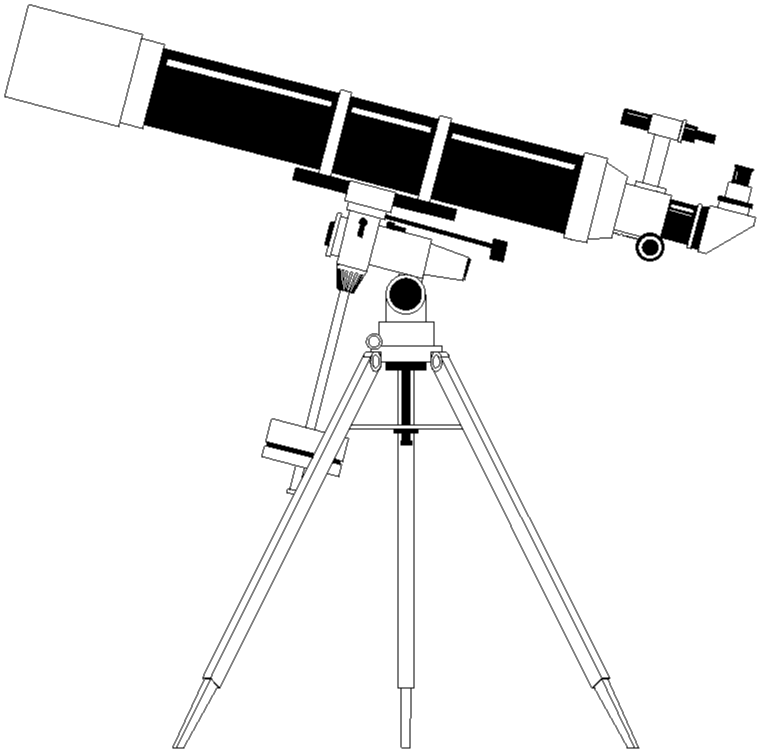
#> input picture test2.png, 761 x 753 px, found by its file name
$ python contrast.py
#> lines starting #> are read from the running program, lines starting #| are printed output that depends on the picture
#> further down, input_image is the input picture: shape (753, 761, 3); min 0, max 255, mean 234.6
import cv2
import numpy as np
import matplotlib.pyplot as plt

# Function to increase contrast and darken the dark areas
def adjust_contrast_and_darkness(image, alpha=1.5, beta=-30, gamma=1.2):
    """
    Adjusts the contrast and darkens dark parts of the image.
    :param image: Input image (numpy array)
    :param alpha: Contrast control (1.0 - 3.0)
    :param beta: Brightness control (-100 to 100)
    :param gamma: Darkens darker areas (use >1 to darken)
    :return: Image with adjusted contrast and darkened dark parts
    """
#> called with alpha = 1.05, beta = -30, gamma = 2
    # Increase contrast and adjust brightness
    adjusted = cv2.convertScaleAbs(image, alpha=alpha, beta=beta)
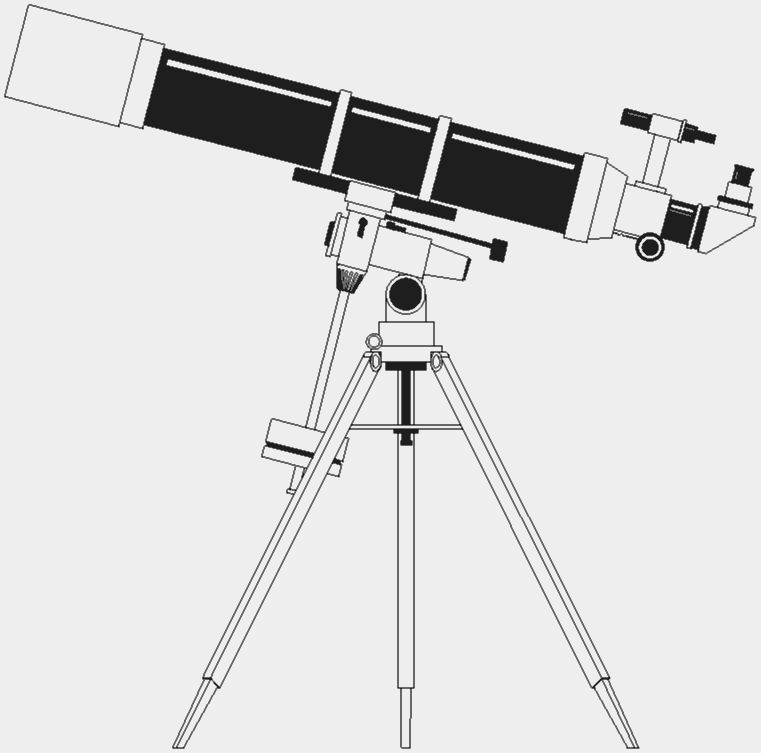
#> adjusted: shape (753, 761, 3); min 30, max 238, mean 220.4

    # Apply gamma correction to darken the dark parts
    # Normalize image to [0, 1], apply gamma correction, and rescale back to [0, 255]
    gamma_corrected = np.power(adjusted / 255.0, gamma) * 255.0
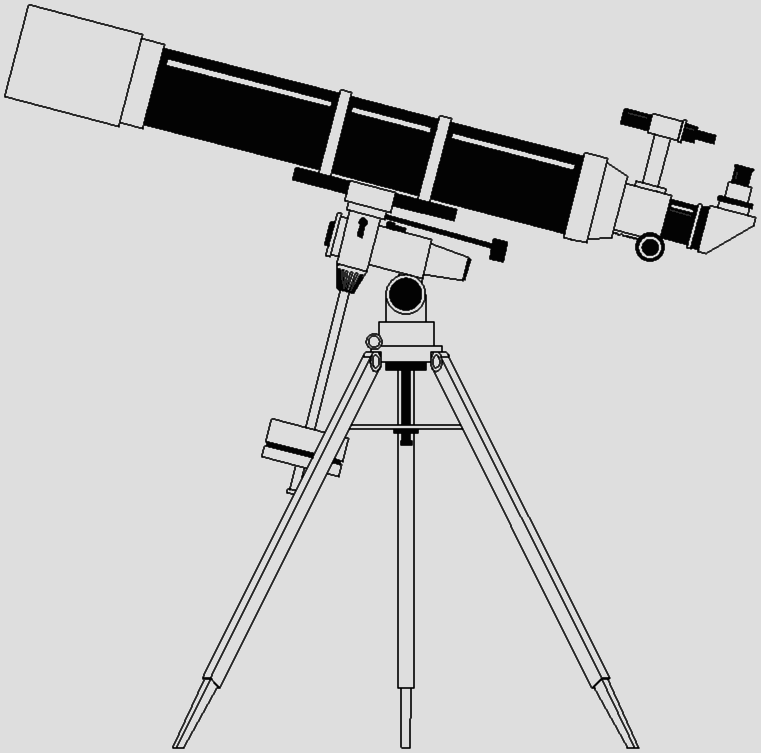
#> gamma_corrected: shape (753, 761, 3) float64; min 3.53, max 222.1, mean 202.4
    gamma_corrected = np.uint8(gamma_corrected)

    return gamma_corrected

input_path = 'test2.png'
output_path= f'{input_path}_contrasted.png'
# Load an image from file
input_image = cv2.imread(input_path)  # Change 'input_image.jpg' to your image path

def plt_show(image):
    plt.imshow(image)
    plt.show()
# Check if the image was loaded successfully
if input_image is None:
    print("Error loading image!")
else:
    # Adjust contrast and darken dark parts
    output_image = adjust_contrast_and_darkness(input_image, alpha=1.05, beta=-30, gamma=2)

    # Display the original and adjusted images
    plt_show(input_image)
    plt_show(output_image)

    # Save the result
    cv2.imwrite(output_path, output_image)  # Save the adjusted image

    # Wait for a key press and close all windows
    cv2.waitKey(0)
    cv2.destroyAllWindows()
# [4 lines of commented-out code are left out]
